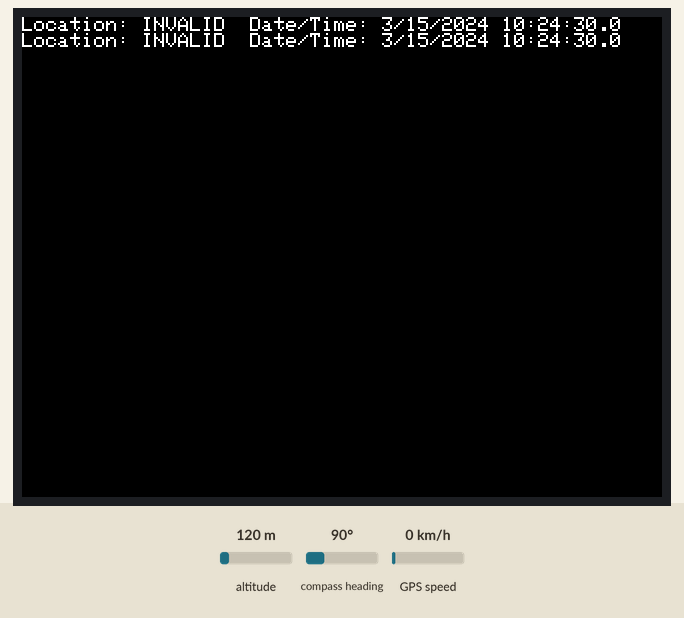
Simulated run of this sketch. Board: ESP32. Shown: 320×240 colour display. The inputs (shaded band) are chosen by the test bench; at power-on: altitude 120 m, compass heading 90°, GPS speed 0 km/h. The GPS gets a fix after 3 s at 37.7749, -122.4194 with 8 satellites; what the sketch prints to the serial monitor is not drawn.

Above: at 0.2 s.
At 4.2 s:
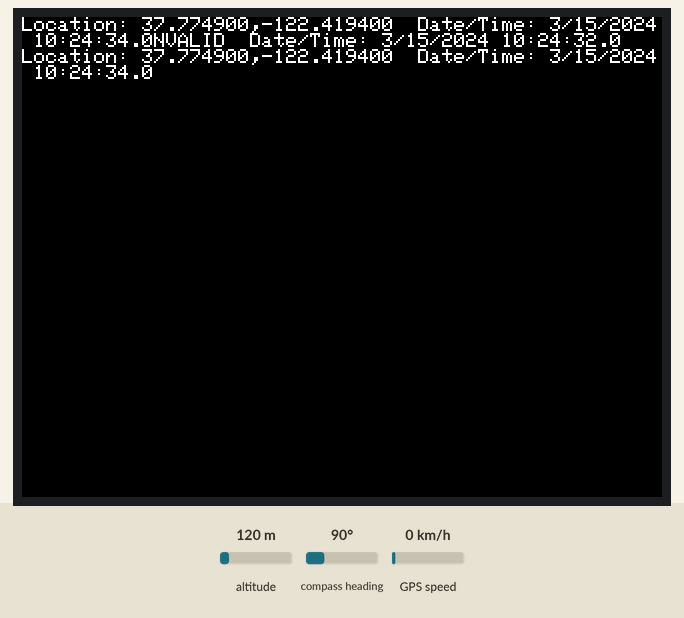
At 19.2 s:
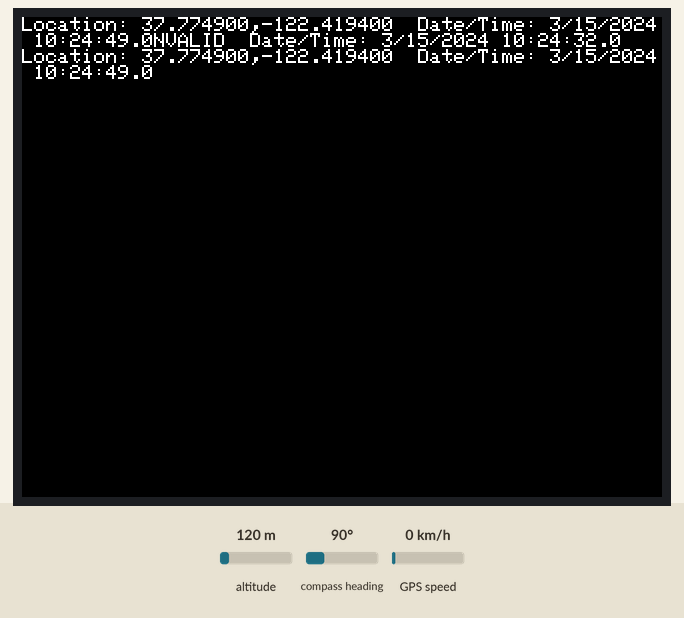
At 38.2 s:
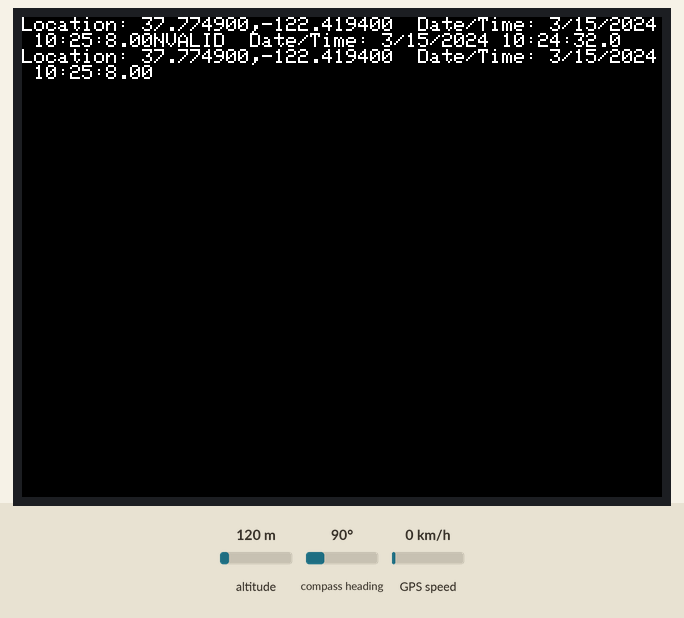

The sketch:

GPSDeviceExample.ino
```cpp
#include <TinyGPSPlus.h>
#include <SoftwareSerial.h>
#include<M5Stack.h>
/*
   This sample sketch demonstrates the normal use of a TinyGPSPlus (TinyGPSPlus) object.
   It requires the use of SoftwareSerial, and assumes that you have a
   4800-baud serial GPS device hooked up on pins 4(rx) and 3(tx).
*/
static const int RXPin = 16, TXPin = 17;
static const uint32_t GPSBaud = 9600;

// The TinyGPSPlus object
TinyGPSPlus gps;

// The serial connection to the GPS device
SoftwareSerial ss(RXPin, TXPin);

void setup()
{
  M5.begin();
  M5.Power.begin();
  Serial.begin(115200);
  ss.begin(GPSBaud);
  Serial.println();
}

void loop()
{
  // This sketch displays information every time a new sentence is correctly encoded.
  M5.Lcd.setCursor(0,0);
  while (ss.available() > 0)
    if (gps.encode(ss.read()))
      displayInfo();

  if (millis() > 5000 && gps.charsProcessed() < 10)
  {
    M5.Lcd.println(F("No GPS detected: check wiring."));
    while(true);
  }
}

void displayInfo()
{
  M5.Lcd.print(F("Location: "));
  if (gps.location.isValid())
  {
    M5.Lcd.print(gps.location.lat(), 6);
    M5.Lcd.print(F(","));
    M5.Lcd.print(gps.location.lng(), 6);
  }
  else
  {
    M5.Lcd.print(F("INVALID"));
  }

  M5.Lcd.print(F("  Date/Time: "));
  if (gps.date.isValid())
  {
    M5.Lcd.print(gps.date.month());
    M5.Lcd.print(F("/"));
    M5.Lcd.print(gps.date.day());
    M5.Lcd.print(F("/"));
    M5.Lcd.print(gps.date.year());
  }
  else
  {
    M5.Lcd.print(F("INVALID"));
  }

  M5.Lcd.print(F(" "));
  if (gps.time.isValid())
  {
    if (gps.time.hour() < 10) Serial.print(F("0"));
    M5.Lcd.print(gps.time.hour());
    M5.Lcd.print(F(":"));
    if (gps.time.minute() < 10) Serial.print(F("0"));
    M5.Lcd.print(gps.time.minute());
    M5.Lcd.print(F(":"));
    if (gps.time.second() < 10) Serial.print(F("0"));
    M5.Lcd.print(gps.time.second());
    M5.Lcd.print(F("."));
    if (gps.time.centisecond() < 10) Serial.print(F("0"));
    M5.Lcd.print(gps.time.centisecond());
  }
  else
  {
    M5.Lcd.print(F("INVALID"));
  }

  M5.Lcd.println();
}
```
